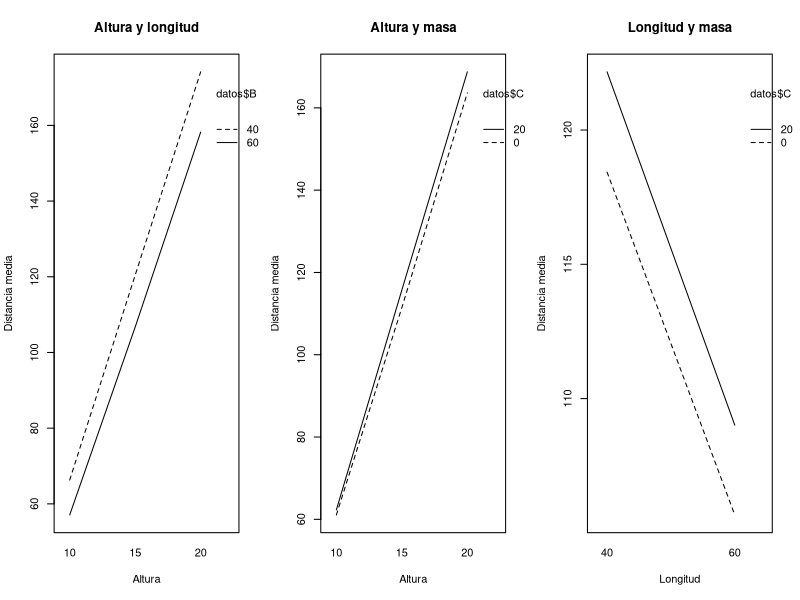
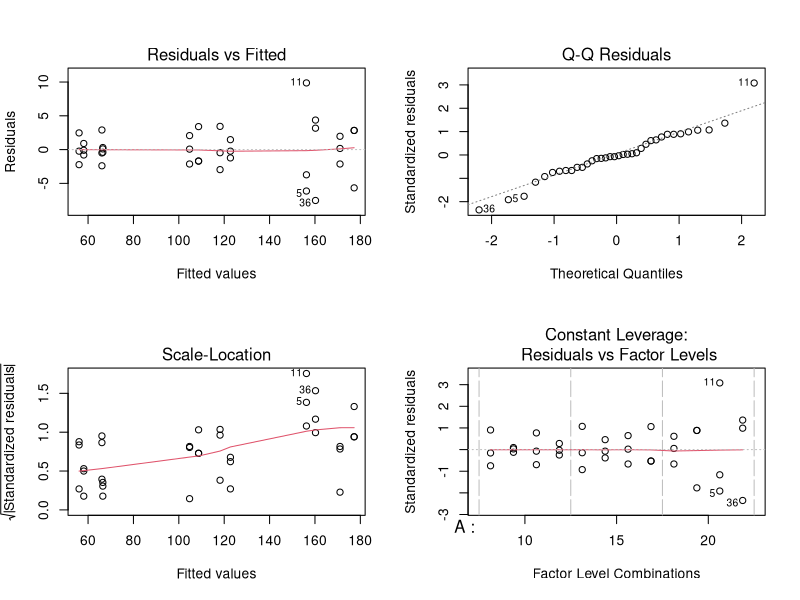
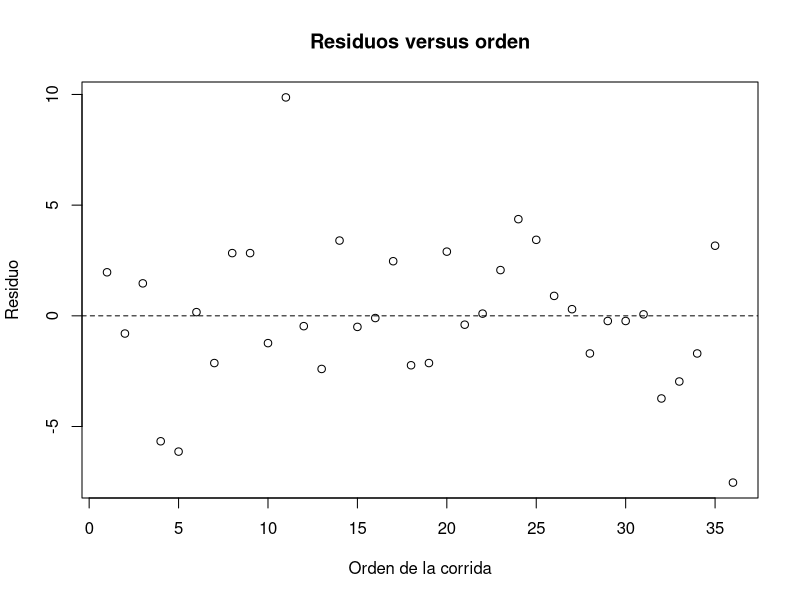
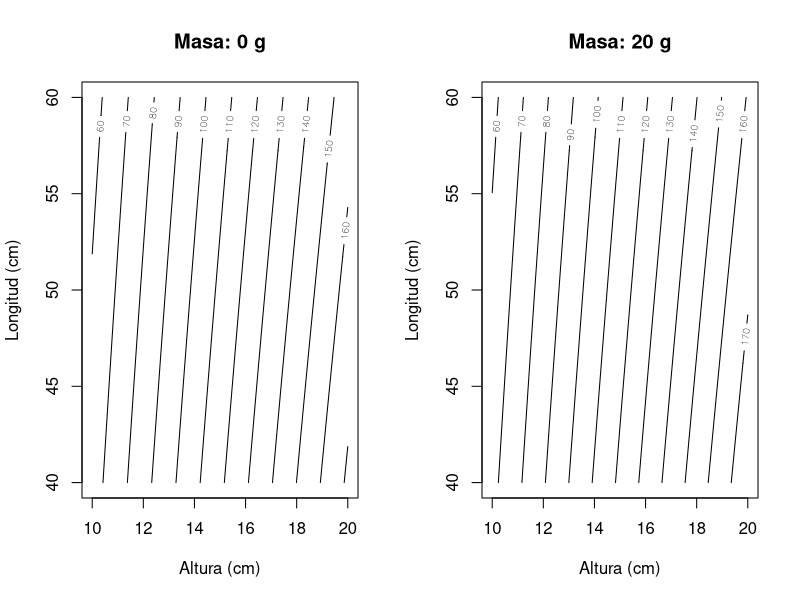

R code for these plots, in order:
# PROYECTO COMPUTACIONAL 3 - GRUPO 25
# Experimento: distancia recorrida por un autito
# Codigo basado en las clases de diseno factorial, ANOVA y superficie de respuesta.

# 1. DISENO DEL EXPERIMENTO (codigo de la propuesta)
altura <- c(10, 15, 20)
longitud <- c(40, 60)
masa <- c(0, 20)

diseno <- expand.grid(altura = altura, longitud = longitud, masa = masa)
experimento <- diseno[rep(1:nrow(diseno), each = 3), ]
experimento$tratamiento <- rep(1:12, each = 3)
experimento$replica <- rep(1:3, times = 12)

set.seed(25)
experimento <- experimento[sample(1:nrow(experimento)), ]
rownames(experimento) <- NULL
experimento$orden <- 1:36
print(experimento)

# 2. DATOS: 36 CORRIDAS + 3 CONFIRMACIONES
# Guardar el CSV en la misma carpeta que este archivo R.
datos_completos <- read.csv("resultados_p3_datos.csv")
datos <- datos_completos[1:36, ]
confirmacion <- datos_completos[37:39, ]

# Medias de distancia para cada uno de los 12 tratamientos
medias <- aggregate(distancia_cm ~ altura + longitud + masa,
                   data = datos, FUN = mean)
print(medias)

# 3. ANOVA FACTORIAL 3 x 2 x 2
# Se estudian los efectos principales y las interacciones.
datos$A <- factor(datos$altura)
datos$B <- factor(datos$longitud)
datos$C <- factor(datos$masa)

modelo_anova <- aov(distancia_cm ~ A * B * C, data = datos)
print(summary(modelo_anova))

# 4. GRAFICOS DE EFECTOS E INTERACCIONES
png("interacciones.png", width = 1000, height = 350)
par(mfrow = c(1, 3))
interaction.plot(datos$A, datos$B, datos$distancia_cm,
                 xlab = "Altura", ylab = "Distancia media",
                 main = "Altura y longitud")
interaction.plot(datos$A, datos$C, datos$distancia_cm,
                 xlab = "Altura", ylab = "Distancia media",
                 main = "Altura y masa")
interaction.plot(datos$B, datos$C, datos$distancia_cm,
                 xlab = "Longitud", ylab = "Distancia media",
                 main = "Longitud y masa")
dev.off()

# 5. SUPUESTOS DEL ANOVA
# Normalidad: Q-Q plot y prueba Shapiro-Wilk.
# Varianza constante: residuos versus valores ajustados.
png("supuestos_anova.png", width = 850, height = 700)
par(mfrow = c(2, 2))
plot(modelo_anova)
dev.off()
print(shapiro.test(residuals(modelo_anova)))

# Independencia: revisar si hay patrones en los residuos segun el orden.
png("residuos_orden.png", width = 750, height = 450)
plot(datos$orden, residuals(modelo_anova),
     xlab = "Orden de la corrida", ylab = "Residuo",
     main = "Residuos versus orden")
abline(h = 0, lty = 2)
dev.off()

# 6. SUPERFICIE DE RESPUESTA
# Variables codificadas como en clases: -1, 0 y +1.
# Solo la altura tiene tres niveles; por eso solo se incluye altura^2.
datos$xA <- (datos$altura - 15) / 5
datos$xB <- (datos$longitud - 50) / 10
datos$xC <- (datos$masa - 10) / 10

modelo_superficie <- lm(distancia_cm ~ xA + xB + xC +
                        I(xA^2) + xA:xB + xA:xC + xB:xC,
                        data = datos)
print(summary(modelo_superficie))

# Comparacion con el modelo que usa una media para cada tratamiento.
# Sirve para revisar la falta de ajuste.
modelo_celdas <- lm(distancia_cm ~ factor(tratamiento), data = datos)
print(anova(modelo_superficie, modelo_celdas))

# 7. OPTIMIZACION DENTRO DE LA REGION ESTUDIADA
# En estos datos el coeficiente de altura^2 es positivo: la parabola
# tiene un minimo. Por eso su maximo esta en un extremo (lamina 29).
print(coef(modelo_superficie)["I(xA^2)"])

# Evaluamos las 8 esquinas del rango experimental.
opciones <- expand.grid(altura = c(10, 20),
                        longitud = c(40, 60), masa = c(0, 20))
opciones$xA <- (opciones$altura - 15) / 5
opciones$xB <- (opciones$longitud - 50) / 10
opciones$xC <- (opciones$masa - 10) / 10
opciones$prediccion <- predict(modelo_superficie, newdata = opciones)
print(opciones)

mejor <- opciones[which.max(opciones$prediccion), ]
altura_optima <- mejor$altura
longitud_optima <- mejor$longitud
masa_optima <- mejor$masa

cat("\nRESULTADO OPTIMO\n")
cat("Altura:", altura_optima, "cm\n")
cat("Longitud:", longitud_optima, "cm\n")
cat("Masa adicional:", masa_optima, "g\n")
cat("Distancia predicha:", mejor$prediccion, "cm\n")

# 8. GRAFICOS DE CONTORNOS DE LA SUPERFICIE (masa 0 y 20 g)
alturas_grafico <- seq(-1, 1, length.out = 30)
longitudes_grafico <- seq(-1, 1, length.out = 30)

png("superficie_contornos.png", width = 950, height = 450)
par(mfrow = c(1, 2))
for (xc in c(-1, 1)) {
  grilla <- expand.grid(xA = alturas_grafico, xB = longitudes_grafico)
  grilla$xC <- xc
  predicciones <- predict(modelo_superficie, newdata = grilla)
  z <- matrix(predicciones, nrow = 30)
  contour(15 + 5 * alturas_grafico,
          50 + 10 * longitudes_grafico, z,
          xlab = "Altura (cm)", ylab = "Longitud (cm)",
          main = paste("Masa:", 10 + 10 * xc, "g"))
}
dev.off()

# 9. TRES CORRIDAS ADICIONALES PARA CONFIRMAR EL OPTIMO
cat("\nDISTANCIAS DE CONFIRMACION (cm)\n")
print(confirmacion$distancia_cm)
media_confirmacion <- mean(confirmacion$distancia_cm)

# Se compara el promedio confirmado con la prediccion en ese mismo punto.
punto_confirmacion <- data.frame(
  xA = (confirmacion$altura[1] - 15) / 5,
  xB = (confirmacion$longitud[1] - 50) / 10,
  xC = (confirmacion$masa[1] - 10) / 10
)
prediccion_confirmacion <- predict(modelo_superficie,
                                   newdata = punto_confirmacion)
cat("Promedio de confirmacion:", media_confirmacion, "cm\n")
cat("Prediccion del modelo en ese punto:", prediccion_confirmacion, "cm\n")
cat("Diferencia:", media_confirmacion - prediccion_confirmacion, "cm\n")

if (confirmacion$altura[1] == altura_optima &&
    confirmacion$longitud[1] == longitud_optima &&
    confirmacion$masa[1] == masa_optima) {
  cat("Las corridas adicionales verifican el punto optimo calculado.\n")
} else {
  cat("Atencion: las corridas adicionales no se hicieron exactamente en el optimo.\n")
}
